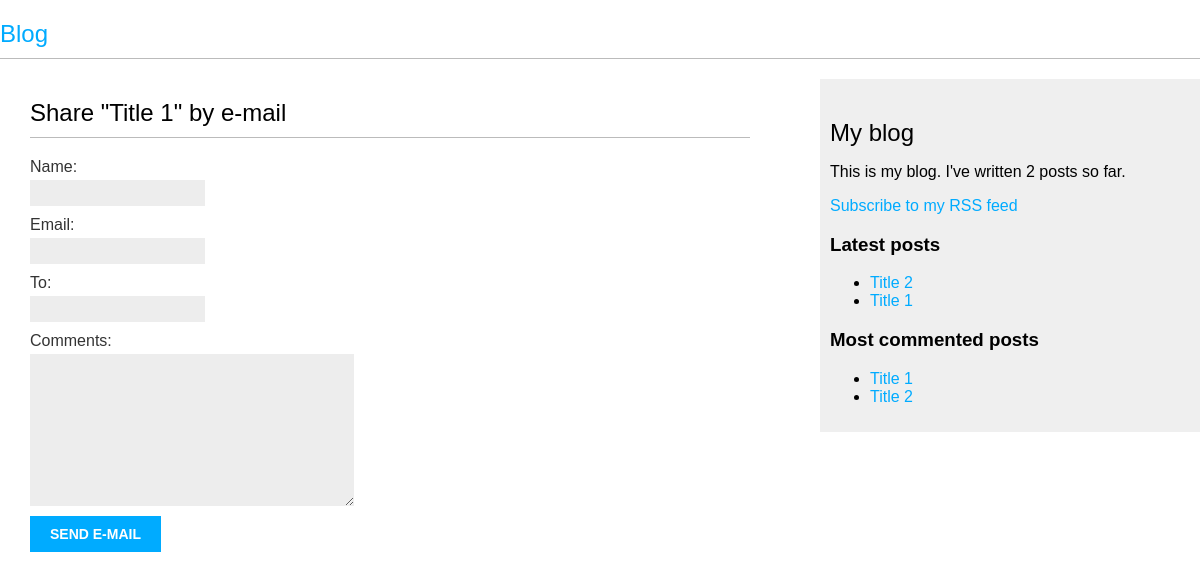
Page /1/share on the earlier database version.
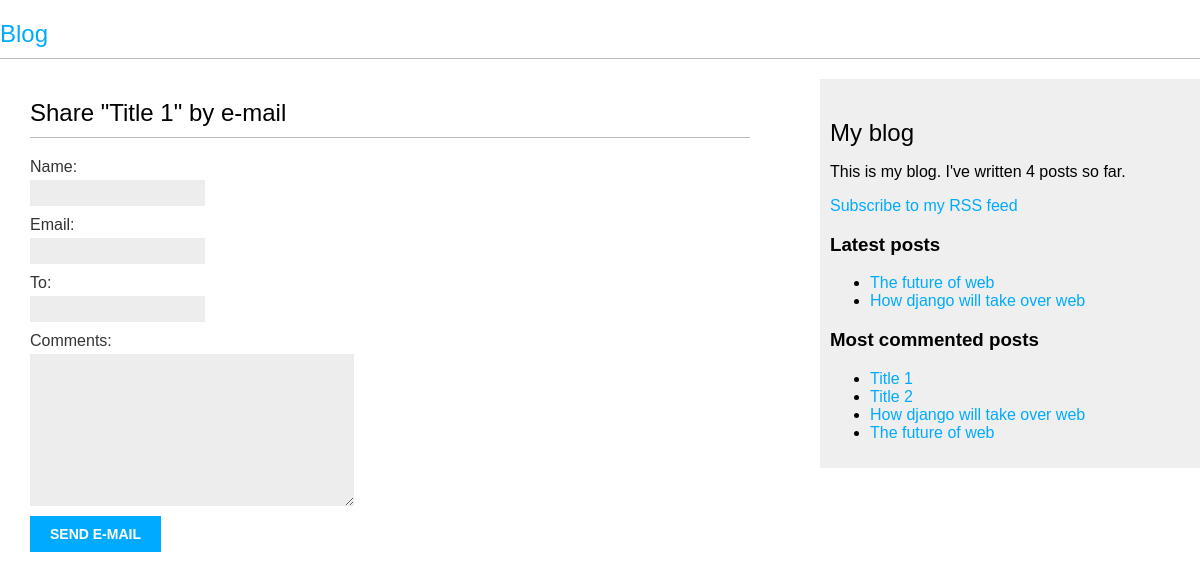
Same page on the later database version.
### blog/models.py (models this page shows, shortened)
class Post(models.Model):
    STATUS_CHOICES = (('draft', 'Draft'),
    ('published', 'Published'))
    title = models.CharField(max_length=250)
    slug = models.SlugField(max_length=250,
    unique_for_date='publish')
    author = models.ForeignKey(User, on_delete=models.CASCADE, related_name='blog_posts')
    body = models.TextField()
    publish = models.DateTimeField(default=timezone.now)
    created = models.DateTimeField(auto_now_add=True)
    updated = models.DateTimeField(auto_now=True)
    status = models.CharField(max_length=10, choices=STATUS_CHOICES, default='draft')
    tags = TaggableManager()
    class Meta:
        ordering = ('-publish',)
    objects = models.Manager() # The default manager.
    published = PublishedManager() # Our custom manager.
    def get_absolute_url(self):
        return reverse('blog:post_detail',
                        args=[self.publish.year,
                        self.publish.month,
                        self.publish.day, self.slug])

### blog/views.py (the view)
# urls.py: path('<int:post_id>/share', views.post_share, name='post_share'),
def post_share(request, post_id):
    post = get_object_or_404(Post, id=post_id, status = 'published')
    sent = False
    if request.method == 'POST':
        form = EmailPostForm(request.POST)
        if form.is_valid():
            cd = form.cleaned_data
            post_url = request.build_absolute_uri(post.get_absolute_url())
            subject = f"{cd['name']} recommends you read " f"{post.title}"
            message = f"Read {post.title} at {post_url}\n\n" f"{cd['name']}\'s comments: {cd['comments']}"
            send_mail(subject, message, 'ngechamike26@gmail.com',
            [cd['to']])
            sent = True
    else:
        form = EmailPostForm()
    return render(request, 'blog/post/share.html', context= {"form": form,
                                                              "post": post,
                                                              "sent": sent})

### blog/forms.py
class EmailPostForm(forms.Form):
    name = forms.CharField(max_length=20)
    email = forms.EmailField()
    to = forms.EmailField()
    comments = forms.CharField(required=False, widget=forms.Textarea)

### blog/models.py (called while the page is built)
    def get_queryset(self):
        return super(PublishedManager, self).get_queryset().filter(status='published')

### blog/templatetags/blog_tags.py (called while the page is built)
@register.simple_tag
def total_posts():
    return Post.published.count()

@register.inclusion_tag('blog/post/latest_posts.html')
def show_latest_posts(count=5):
    latest_posts = Post.published.order_by('-publish')[:count]
    return {'latest_posts': latest_posts}

@register.simple_tag
def get_most_commented_posts(count=5):
    return Post.published.annotate(
    total_comments=Count('comments')
    ).order_by('-total_comments')[:count]

### templates/blog/post/share.html (shortened to what this page needs)
{% extends "blog/base.html" %}
{% block content %}
{% if sent %}
<h1>E-mail successfully sent</h1>
<p>"{{ post.title }}" was successfully sent to {{ form.cleaned_data.to }}.</p>
{% else %}
<h1>Share "{{ post.title }}" by e-mail</h1>
<form method="post">
{{ form.as_p }}
<input type="submit" value="Send e-mail">
</form>
{% endif %}
{% endblock %}

### templates/blog/base.html (shortened to what this page needs)
{% load blog_tags %}
{% load static %}
<!DOCTYPE html>
<html>
    <head>
        <link href="{% static 'css/blog.css' %}" rel="stylesheet">
    </head>
    <body>
    <nav class='nav'>
    <a href=" {% url 'blog:post_list' %} "><h1 id='heading'>Blog</h1></a>
        <div id="content">
            {% block content %}
            {% endblock %}
        </div>
            <div id="sidebar">
                <h2>My blog</h2>
                <p>This is my blog. I've written {% total_posts %} posts so far.</p>
                <p><a href="{% url "blog:post_feed" %}">Subscribe to my RSS feed</a></p>
                <h3>Latest posts</h3>
                {% show_latest_posts 2 %}
                <h3>Most commented posts</h3>
                {% get_most_commented_posts as most_commented_posts %}
                <ul>
                {% for post in most_commented_posts %}
                <li>
                <a href="{{ post.get_absolute_url }}">{{ post.title }}</a>
                </li>
                {% endfor %}
                </ul>
            </div>
    </body>
</html>

### templates/blog/post/latest_posts.html
<ul>
{% for post in latest_posts %}
<li>
<a href="{{ post.get_absolute_url }}">{{ post.title }}</a>
</li>
{% endfor %}
</ul>

Differences in the rows shown:
no longer on one of the page's lists (row unchanged): Post: title "Title 1"
no longer on one of the page's lists (row unchanged): Post: title "Title 2"
added Post: title "The future of web"
added Post: title "How django will take over web"
Other differences:
text no longer shown: "2"
text now shown: "4"
